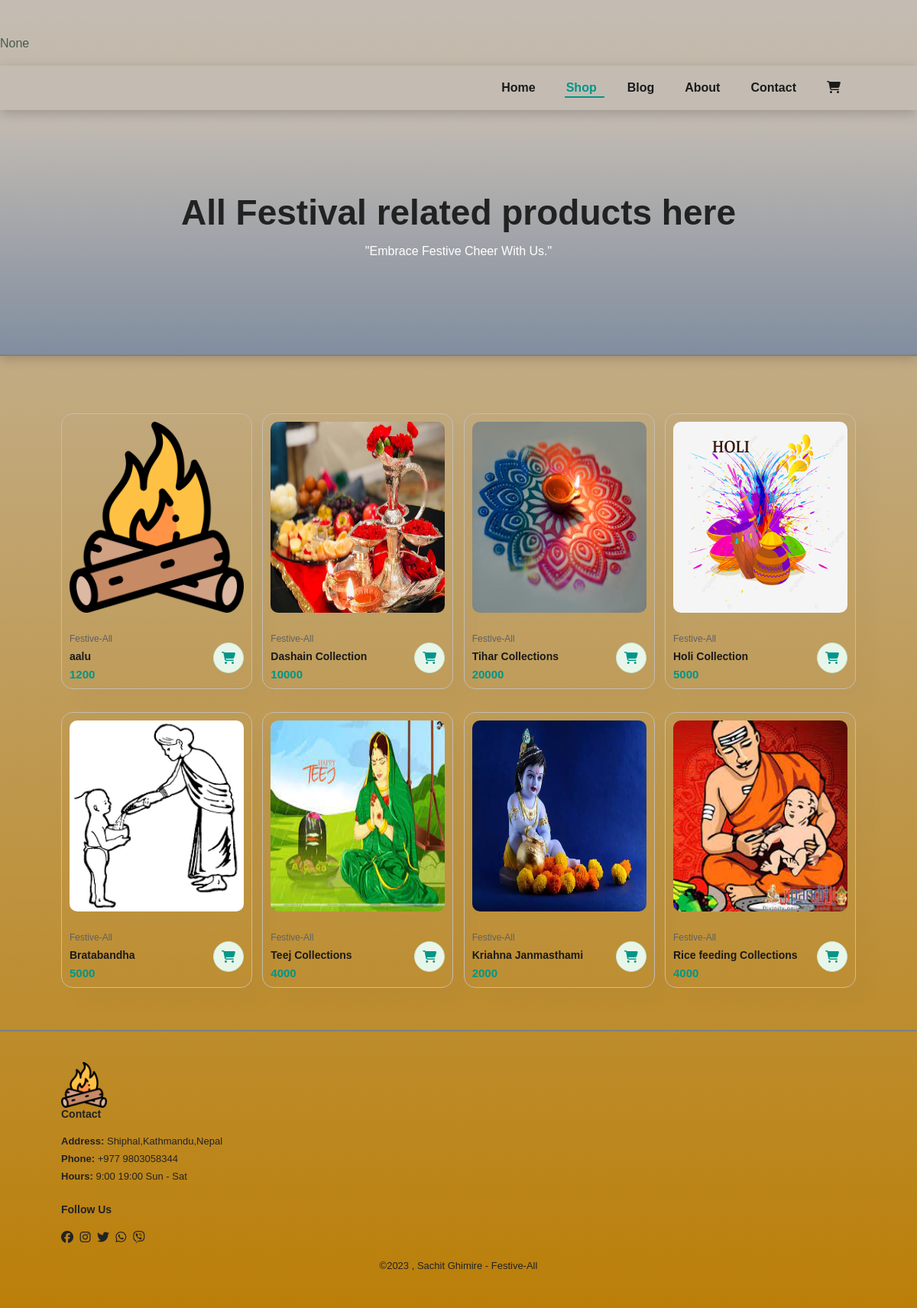
The page /shop on the database as committed earlier.
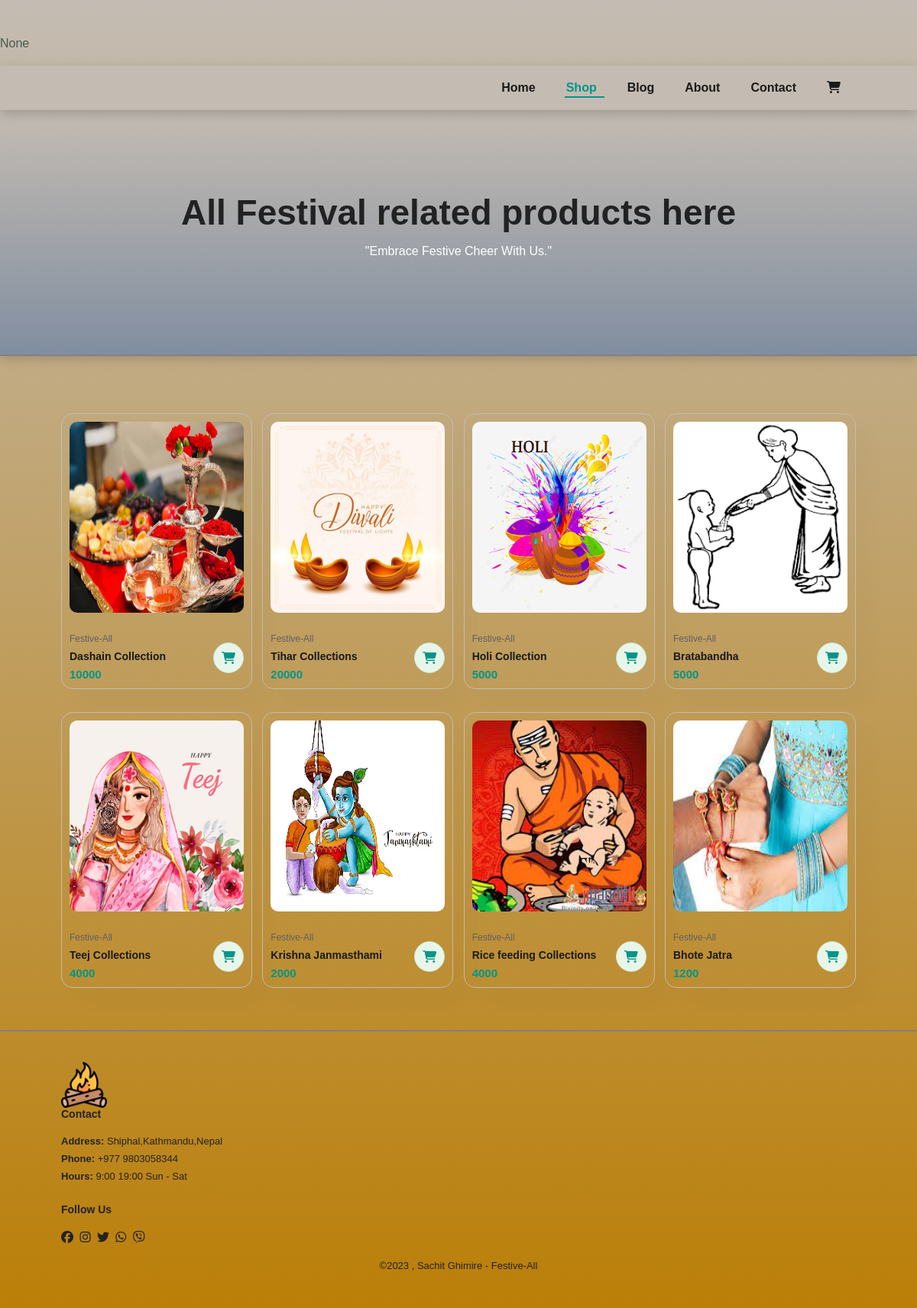
The same page on the database as committed later.
### pooja_app/models.py (models this page shows)
class Collection(models.Model):
    collection_name = models.CharField(max_length=100,null=False)
    collection_price = models.IntegerField(null=False)
    collection_image = models.ImageField(null=False,upload_to='media/pooja_app/images/collections/')
    def __str__(self):
        return self.collection_name

### pooja_app/views.py (the view)
# urls.py: path('shop',views.shop,name='shop'),
def shop(request):
    collections = Collection.objects.all()
    context = {
        "details": request.session.get('person'),
        "collections": collections
    }
    print(context)
    return render(request, "shop.html", context)

### pooja_app/templates/shop.html (shortened to what this page needs)
<!DOCTYPE html>
<html lang="en">
  <head>
    <link rel="stylesheet" href="/static/css/style.css" />
    <link
      rel="stylesheet"
      type="text/css"
      href="https://cdnjs.cloudflare.com/ajax/libs/toastr.js/latest/css/toastr.min.css"
    />
  </head>
  <body>
    <p>{{details}}</p>
    <section id="header">
      <div>
        <ul id="navbar">
          <li><a href="/" >Home</a></li>
          <li><a href="shop" class="active">Shop</a></li>
          <li><a href="blog">Blog</a></li>
          <li><a href="about">About</a></li>
          <li><a href="contact">Contact</a></li>
          <li id="lg-bag">
            <a href="cart"><i class="fa-solid fa-cart-shopping"></i></a>
          </li>
        </ul>
      </div>
    </section>
      <div id="page-header">
        <h2 class="ab">All Festival related products here</h2>
        <p class="ab">"Embrace Festive Cheer With Us."</p>
      </div>
    <section id="product1" class="section-p1">
      <div class="pro-container">
        {% for Collection in collections %}
        <div class="pro">
          <img src=http://localhost:8000/media/{{Collection.collection_image}} >
          <div class="des">
            <span>Festive-All</span>
            <h5>{{Collection.collection_name}}</h5>
            <h4>{{Collection.collection_price}}</h4>
          </div>
          <a href="product_details/{{Collection.id}}"><i class="fa-solid fa-cart-shopping"></i></a>
        </div>
        {% endfor %}
      </div>
    </section>
    <footer class="section-p1">
      <div class="col">
        <img src="/bonfire.png" height="60px" alt="" />
        <h4>Contact</h4>
        <p><strong>Address: </strong>Shiphal,Kathmandu,Nepal</p>
        <p><strong>Phone: </strong>+977 9803058344</p>
        <p><strong>Hours: </strong>9:00 19:00 Sun - Sat</p>
        <div class="follow">
          <h4>Follow Us</h4>
          <div class="icon">
            <i class="fab fa-facebook"></i>
            <i class="fab fa-instagram"></i>
            <i class="fab fa-twitter"></i>
            <i class="fab fa-whatsapp"></i>
            <i class="fab fa-viber"></i>
          </div>
        </div>
      </div>
      <div class="copyright">
        <p>&copy;2023 , Sachit Ghimire - Festive-All</p>
      </div>
    </footer>
  </body>
</html>

Rows that differ between the two databases and show on the page:
removed Collection: collection_image (picture), collection_name "aalu", collection_price "1200"
changed Collection "Tihar Collections": collection_image: a different picture
changed Collection "Teej Collections": collection_image: a different picture
changed Collection: collection_image: a different picture; collection_name "Kriahna Janmasthami" → "Krishna Janmasthami"
added Collection: collection_image (picture), collection_name "Bhote Jatra", collection_price "1200"
